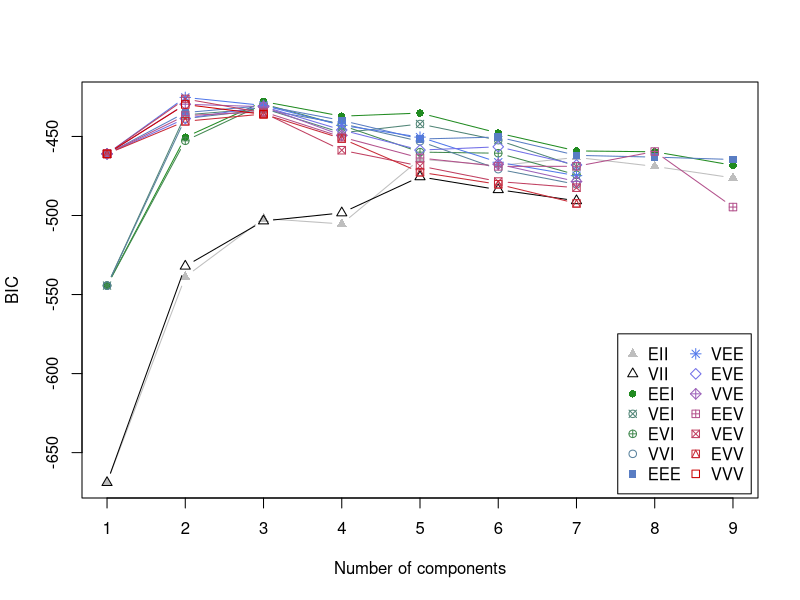
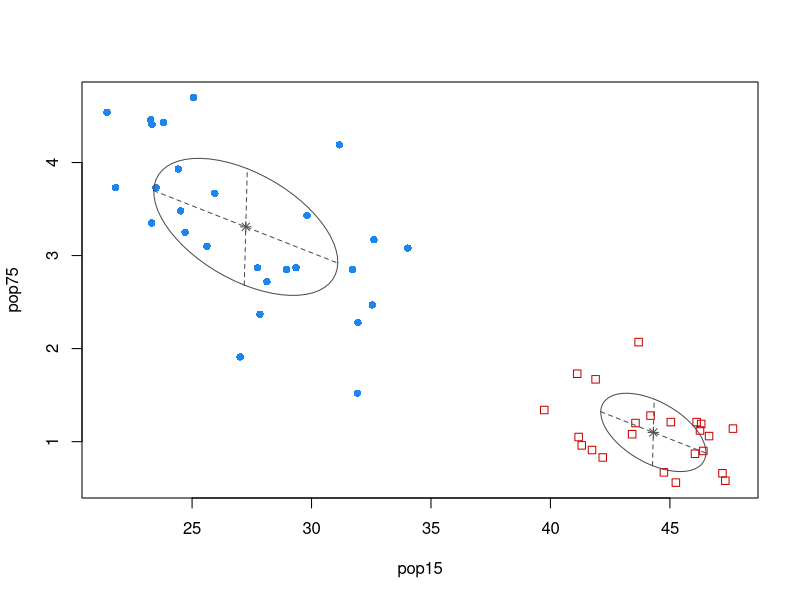
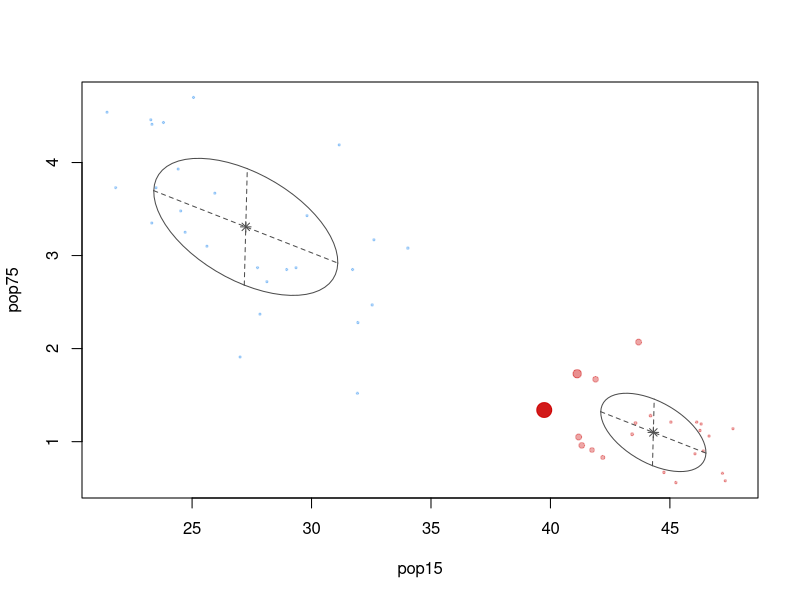
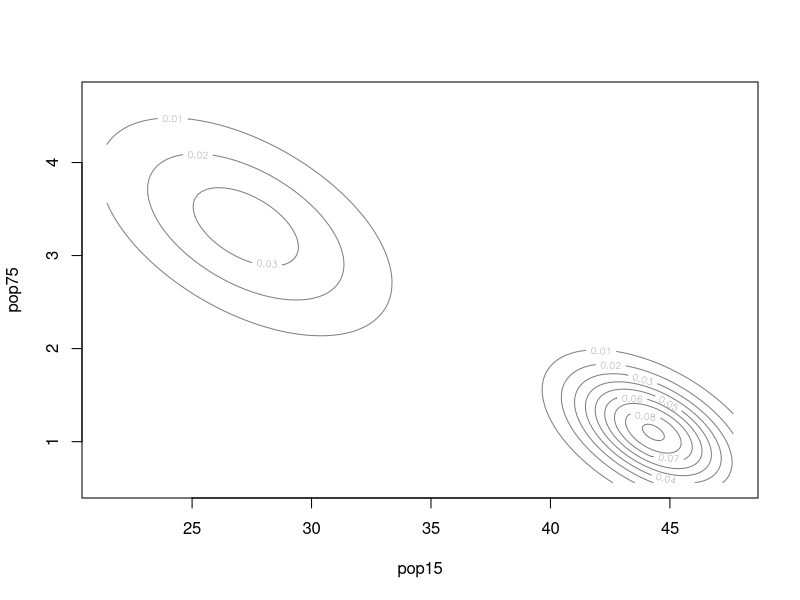
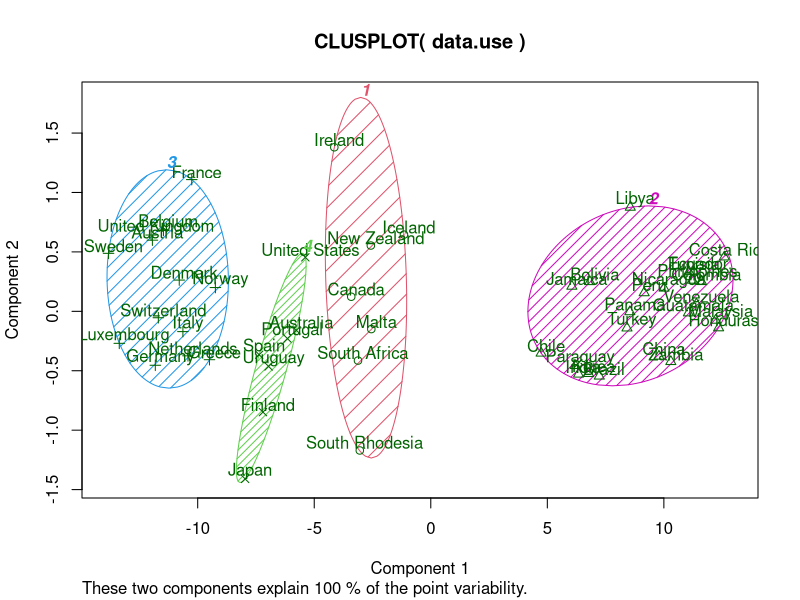
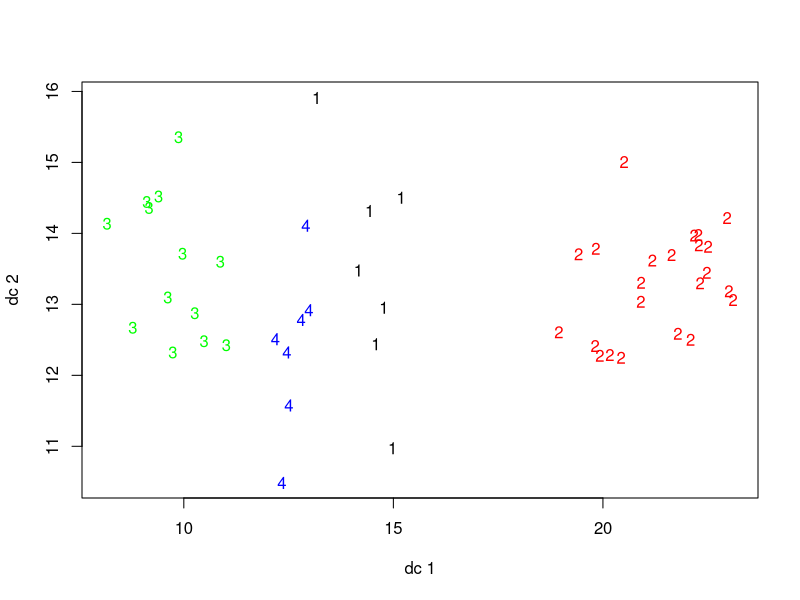
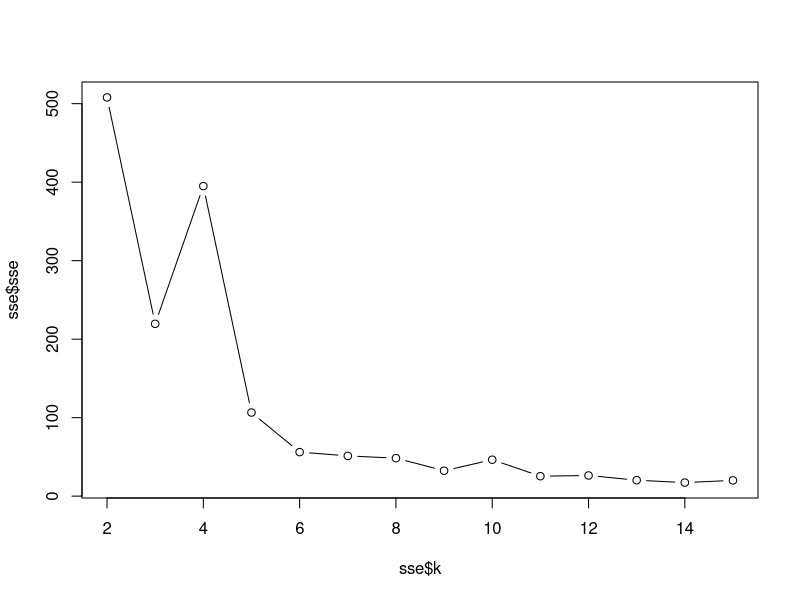

The R script that drew these images, in order:
##lifecycylesavings

data <- LifeCycleSavings

data.use <- LifeCycleSavings[,c(2:3)]
library(mclust)
fit <- Mclust(data.use)
plot(fit) # plot results 

# K-Means Clustering with 5 clusters
fit <- kmeans(data.use, 4)

# Cluster Plot against principal components

# vary parameters for most readable graph
library(cluster) 
clusplot(data.use, fit$cluster, color=TRUE, shade=TRUE, 
         labels=2, lines=0)

# Centroid Plot against 
library(fpc)
plotcluster(data.use, fit$cluster)

##Validating clusters by elbow plot

##here we have elbow at k = 4 which suggestes we need to have 4 clusters


#Create a vector for storing the sse

data.frame(data.use)
sse=vector('numeric')
for(i in 2:15){
  #k-means function in R has a feature withinss which stores sse for each cluster group
  sse[i-1]=sum(kmeans(data[,2:3],centers=i)$withinss)
}
#Converting the sse to a data frame and storing corresponding value of k
sse=as.data.frame(sse)
sse$k=seq.int(2,15)
#Making the plot. This plot is also known as screeplot
plot(sse$k,sse$sse,type="b")
